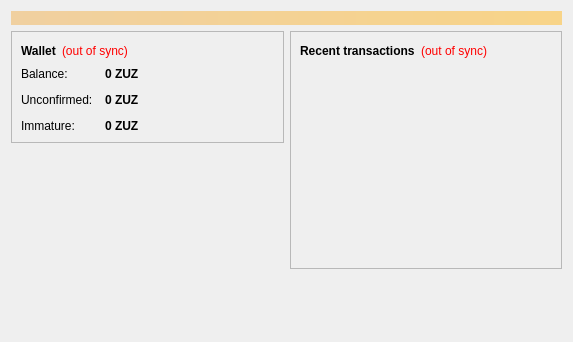
<?xml version="1.0" encoding="UTF-8"?>
<ui version="4.0">
 <class>OverviewPage</class>
 <widget class="QWidget" name="OverviewPage">
  <property name="geometry">
   <rect>
    <x>0</x>
    <y>0</y>
    <width>573</width>
    <height>342</height>
   </rect>
  </property>
  <property name="windowTitle">
   <string>Form</string>
  </property>
  <layout class="QVBoxLayout" name="topLayout">
   <item>
    <widget class="QLabel" name="labelAlerts">
     <property name="visible">
      <bool>false</bool>
     </property>
     <property name="styleSheet">
      <string notr="true">background-color: qlineargradient(x1: 0, y1: 0, x2: 1, y2: 0, stop:0 #F0D0A0, stop:1 #F8D488); color:#000000;</string>
     </property>
     <property name="wordWrap">
      <bool>true</bool>
     </property>
     <property name="margin">
      <number>3</number>
     </property>
    </widget>
   </item>
   <item>
    <layout class="QHBoxLayout" name="horizontalLayout" stretch="1,1">
     <item>
      <layout class="QVBoxLayout" name="verticalLayout_2">
       <item>
        <widget class="QFrame" name="frame">
         <property name="frameShape">
          <enum>QFrame::StyledPanel</enum>
         </property>
         <property name="frameShadow">
          <enum>QFrame::Raised</enum>
         </property>
         <layout class="QVBoxLayout" name="verticalLayout_4">
          <item>
           <layout class="QHBoxLayout" name="horizontalLayout_4">
            <item>
             <widget class="QLabel" name="label_5">
              <property name="font">
               <font>
                <weight>75</weight>
                <bold>true</bold>
               </font>
              </property>
              <property name="text">
               <string>Wallet</string>
              </property>
             </widget>
            </item>
            <item>
             <widget class="QLabel" name="labelWalletStatus">
              <property name="toolTip">
               <string>The displayed information may be out of date. Your wallet automatically synchronizes with the Zuzcoin network after a connection is established, but this process has not completed yet.</string>
              </property>
              <property name="styleSheet">
               <string notr="true">QLabel { color: red; }</string>
              </property>
              <property name="text">
               <string notr="true">(out of sync)</string>
              </property>
              <property name="alignment">
               <set>Qt::AlignLeading|Qt::AlignLeft|Qt::AlignVCenter</set>
              </property>
             </widget>
            </item>
            <item>
             <spacer name="horizontalSpacer_2">
              <property name="orientation">
               <enum>Qt::Horizontal</enum>
              </property>
              <property name="sizeHint" stdset="0">
               <size>
                <width>40</width>
                <height>20</height>
               </size>
              </property>
             </spacer>
            </item>
           </layout>
          </item>
          <item>
           <layout class="QFormLayout" name="formLayout_2">
            <property name="fieldGrowthPolicy">
             <enum>QFormLayout::AllNonFixedFieldsGrow</enum>
            </property>
            <property name="horizontalSpacing">
             <number>12</number>
            </property>
            <property name="verticalSpacing">
             <number>12</number>
            </property>
            <item row="0" column="0">
             <widget class="QLabel" name="label">
              <property name="text">
               <string>Balance:</string>
              </property>
             </widget>
            </item>
            <item row="0" column="1">
             <widget class="QLabel" name="labelBalance">
              <property name="font">
               <font>
                <weight>75</weight>
                <bold>true</bold>
               </font>
              </property>
              <property name="cursor">
               <cursorShape>IBeamCursor</cursorShape>
              </property>
              <property name="toolTip">
               <string>Your current balance</string>
              </property>
              <property name="text">
               <string notr="true">0 ZUZ</string>
              </property>
              <property name="textInteractionFlags">
               <set>Qt::LinksAccessibleByMouse|Qt::TextSelectableByKeyboard|Qt::TextSelectableByMouse</set>
              </property>
             </widget>
            </item>
            <item row="1" column="0">
             <widget class="QLabel" name="label_3">
              <property name="text">
               <string>Unconfirmed:</string>
              </property>
             </widget>
            </item>
            <item row="1" column="1">
             <widget class="QLabel" name="labelUnconfirmed">
              <property name="font">
               <font>
                <weight>75</weight>
                <bold>true</bold>
               </font>
              </property>
              <property name="cursor">
               <cursorShape>IBeamCursor</cursorShape>
              </property>
              <property name="toolTip">
               <string>Total of transactions that have yet to be confirmed, and do not yet count toward the current balance</string>
              </property>
              <property name="text">
               <string notr="true">0 ZUZ</string>
              </property>
              <property name="textInteractionFlags">
               <set>Qt::LinksAccessibleByMouse|Qt::TextSelectableByKeyboard|Qt::TextSelectableByMouse</set>
              </property>
             </widget>
            </item>
            <item row="2" column="0">
             <widget class="QLabel" name="labelImmatureText">
              <property name="text">
               <string>Immature:</string>
              </property>
             </widget>
            </item>
            <item row="2" column="1">
             <widget class="QLabel" name="labelImmature">
              <property name="font">
               <font>
                <weight>75</weight>
                <bold>true</bold>
               </font>
              </property>
              <property name="toolTip">
               <string>Mined balance that has not yet matured</string>
              </property>
              <property name="text">
               <string notr="true">0 ZUZ</string>
              </property>
              <property name="textInteractionFlags">
               <set>Qt::LinksAccessibleByMouse|Qt::TextSelectableByKeyboard|Qt::TextSelectableByMouse</set>
              </property>
             </widget>
            </item>
           </layout>
          </item>
         </layout>
        </widget>
       </item>
       <item>
        <spacer name="verticalSpacer">
         <property name="orientation">
          <enum>Qt::Vertical</enum>
         </property>
         <property name="sizeHint" stdset="0">
          <size>
           <width>20</width>
           <height>40</height>
          </size>
         </property>
        </spacer>
       </item>
        <item>
         <widget class="QLabel" name="label_wallet_bgcoin">
          <property name="text">
           <string/>
          </property>
          <property name="pixmap">
           <pixmap resource="../bitcoin.qrc">:/images/wallet_bgcoin</pixmap>
          </property>
          <property name="scaledContents">
           <bool>false</bool>
          </property>
          <property name="alignment">
           <set>Qt::AlignCenter</set>
          </property>
          <property name="margin">
           <number>-2</number>
          </property>
         </widget>
        </item>
        <item>
         <widget class="QLabel" name="label_6">
          <property name="text">
           <string/>
          </property>
         </widget>
        </item>
      </layout>
     </item>
     <item>
      <layout class="QVBoxLayout" name="verticalLayout_3">
       <item>
        <widget class="QFrame" name="frame_2">
         <property name="frameShape">
          <enum>QFrame::StyledPanel</enum>
         </property>
         <property name="frameShadow">
          <enum>QFrame::Raised</enum>
         </property>
         <layout class="QVBoxLayout" name="verticalLayout">
          <item>
           <layout class="QHBoxLayout" name="horizontalLayout_2">
            <item>
             <widget class="QLabel" name="label_4">
              <property name="text">
               <string>&lt;b&gt;Recent transactions&lt;/b&gt;</string>
              </property>
             </widget>
            </item>
            <item>
             <widget class="QLabel" name="labelTransactionsStatus">
              <property name="toolTip">
               <string>The displayed information may be out of date. Your wallet automatically synchronizes with the Zuzcoin network after a connection is established, but this process has not completed yet.</string>
              </property>
              <property name="styleSheet">
               <string notr="true">QLabel { color: red; }</string>
              </property>
              <property name="text">
               <string notr="true">(out of sync)</string>
              </property>
              <property name="alignment">
               <set>Qt::AlignRight|Qt::AlignTrailing|Qt::AlignVCenter</set>
              </property>
             </widget>
            </item>
            <item>
             <spacer name="horizontalSpacer">
              <property name="orientation">
               <enum>Qt::Horizontal</enum>
              </property>
              <property name="sizeHint" stdset="0">
               <size>
                <width>40</width>
                <height>20</height>
               </size>
              </property>
             </spacer>
            </item>
           </layout>
          </item>
          <item>
           <widget class="QListView" name="listTransactions">
            <property name="styleSheet">
             <string notr="true">QListView { background: transparent; }</string>
            </property>
            <property name="frameShape">
             <enum>QFrame::NoFrame</enum>
            </property>
            <property name="verticalScrollBarPolicy">
             <enum>Qt::ScrollBarAlwaysOff</enum>
            </property>
            <property name="horizontalScrollBarPolicy">
             <enum>Qt::ScrollBarAlwaysOff</enum>
            </property>
            <property name="selectionMode">
             <enum>QAbstractItemView::NoSelection</enum>
            </property>
           </widget>
          </item>
         </layout>
        </widget>
       </item>
       <item>
        <spacer name="verticalSpacer_2">
         <property name="orientation">
          <enum>Qt::Vertical</enum>
         </property>
         <property name="sizeHint" stdset="0">
          <size>
           <width>20</width>
           <height>40</height>
          </size>
         </property>
        </spacer>
       </item>
      </layout>
     </item>
    </layout>
   </item>
  </layout>
 </widget>
 <resources/>
 <connections/>
</ui>
